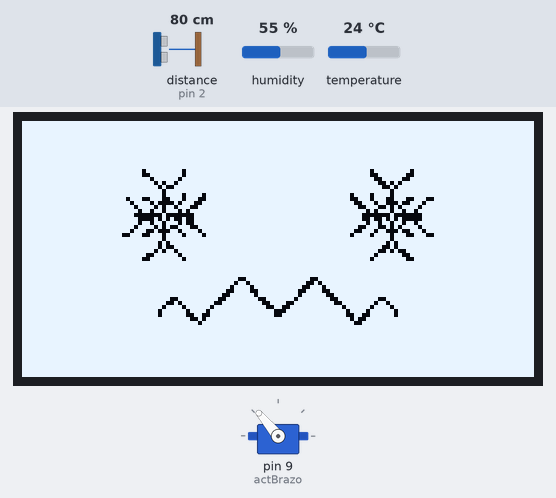
This sketch was run on a simulated Arduino Uno, built with avr-gcc and run on an emulated ATmega328P. Parts: 128×64 one-colour display, servo. Wiring (inferred from the names in the program): ultrasonic range finder: trigger pin 3; echo pin 2. The test bench sets the inputs (shaded band); at power-on: temperature 24 °C, distance to the obstacle (sensor on pin 2) 80 cm, humidity 55 %. The echo pulse lasts 58.3 µs per cm; what the sketch prints to the serial monitor is not drawn.

Above: at 1.2 s.
1.3 s: temperature set to 17 °C
At 7.0 s:
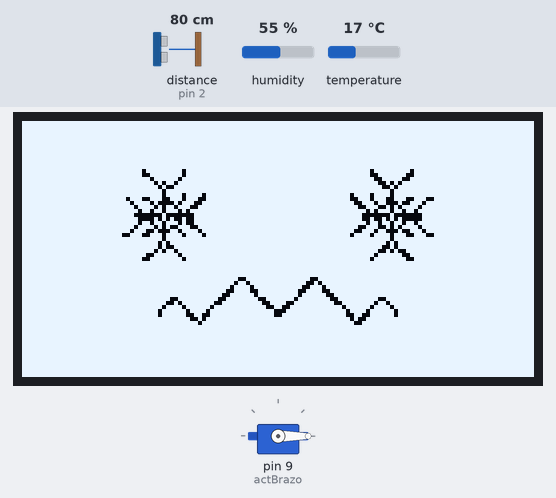
8.7 s: temperature set to 14 °C
At 14.7 s:
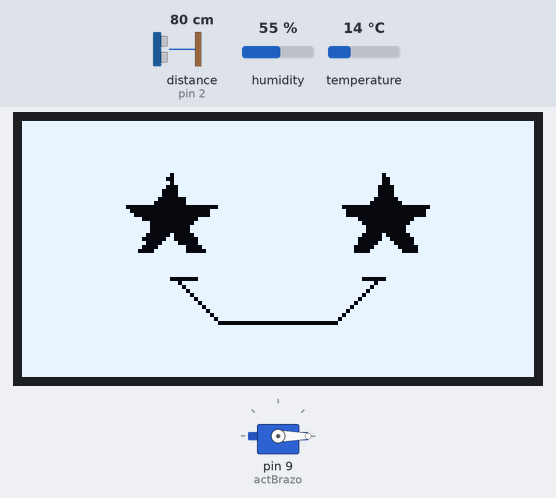
16.1 s: temperature set to 19 °C
At 18.5 s:
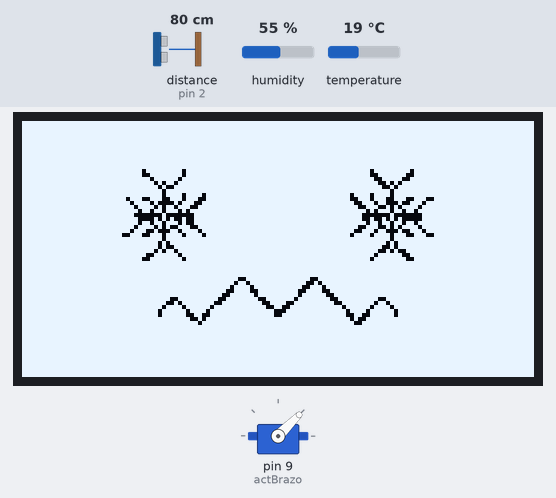
Timing chart, 0 to 29.5 s (numbered marks = the images above; inputs shaded):
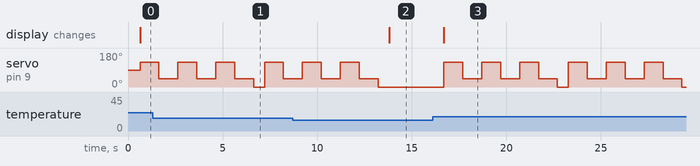

The sketch:

codigoRobotFriolento_0_4_7.ino
```cpp
#include "SensorTemp.h"
#include "SensorUltra.h"
#include "ActuadorServo.h"
#include "ActuadorPantalla.h"

// Crear una instancia de la clase SensorUltra
SensorUltra sensorUltra;
// Crear una instancia de la clase SensorTemp
SensorTemp sensorTemp;
// Crear una instancia de la clase ActuadorServo
ActuadorServo actuadorServo;
// Crear una instancia de la clase ActuadorPantalla (Se usa el constructor sin argumentos)
ActuadorPantalla actuadorPantalla;

void setup() {
  sensorUltra.configurar();
  sensorTemp.configurar();
  actuadorPantalla.configurar(); // Se llama a configurar()
  actuadorServo.configurar();
} // [cite: 9]

void loop() {
  sensorUltra.leerDistancia();
  sensorUltra.reconocerDistancia();
  sensorTemp.leerTemp();

  // Se llama a mostrarImagen con la temperatura actual de sensorTemp
  actuadorPantalla.mostrarImagen(sensorTemp.temperatura);

// cuando el dato dentro del sensor de tmeperatura
// llamado temperatura es mayor a 15
  if (sensorTemp.temperatura > 15) { // Se corrige la condición de 'if'
    // se realizara todo lo presente en
    // la instacia de moverBrazo
    actuadorServo.moverBrazo();
  } //
}
// Se elimina la llave de cierre adicional al final del archivo
```

ActuadorPantalla.h
```cpp
#ifndef ACTUADOR_PANTALLA_H
#define ACTUADOR_PANTALLA_H

#include <Arduino.h>
#include <Wire.h>
#include <SPI.h>
#include <Adafruit_GFX.h>
#include <Adafruit_SSD1306.h>

class ActuadorPantalla {
private:
    // Puntero para la instancia de la pantalla
    Adafruit_SSD1306* _display;
public:
    // Se corrige el constructor para que no genere un error de definición de clase en ActuadorPantalla.cpp
    ActuadorPantalla(); // Se añade un constructor por defecto
    void configurar();  // Se añade función configurar() para reemplazar iniciar()
    void mostrarImagen(int temperatura);
    void mostrarLogo1();
    void mostrarLogo2();
};

#endif // ACTUADOR_PANTALLA_H
```

ActuadorServo.cpp
```cpp
// biblioteca para funcionamiento del servo
// biblioteca para funcionamiento del servo
#include "ActuadorServo.h"
#include "SensorTemp.h"

// Se declara la instancia de SensorTemp como externa para poder acceder a ella.
extern SensorTemp sensorTemp;

ActuadorServo::ActuadorServo() {
}

void ActuadorServo::configurar() {
  // configurar en que pin conectar el servo
  actBrazo.attach(9);
}

// escribir el movimiento que queremos realizar
void ActuadorServo::moverBrazo() {

    // Se elimina la línea: servoTemp = (sensorTemp.temperatura > 15);
    // La lógica de movimiento ahora se gestiona desde el archivo principal (loop).

    // se repetira esto 3 veces
    for (cuantosSaludos = 0; cuantosSaludos < 3; cuantosSaludos++){
    // primero hacia la derecha
    actBrazo.write(saludoDer);
    delay(1000);
    // despues a la izquierda
    actBrazo.write(saludoIzq);
    delay(1000);
  }
  // vuelve a posicion inicial
  actBrazo.write(saludoNeu);
}
```

ActuadorServo.h
```cpp
#ifndef ACTUADOR_SERVO_H
#define ACTUADOR_SERVO_H

#include <Arduino.h>
#include <Servo.h>
#include "SensorTemp.h" // Se añade la inclusión de SensorTemp.h

//crear la clase ActuadorServo
class ActuadorServo {

public:


  ActuadorServo();
  // ponerle nombre al servomotor
  Servo actBrazo;
  // la variable servoTemp se trasladará a ActuadorServo.cpp
  // y se manejará con una variable local o de la clase SensorTemp.
  // establecer las 2 partes del
  // funcionamiento para el actuador
  void configurar();
  void moverBrazo();

  // escribir datos para el ángulo del servomotor
  // donde estos grados de movimiento
  // seran cambiados en todas sus instancias
  int saludoIzq = 45;
  int saludoDer = 130;
  int saludoNeu = 0;

  // int para medir cantidad de saludos
  int cuantosSaludos;
};
// destructores para no causar problemas en el codigo
#endif
```

SensorTemp.cpp
```cpp
// incluir .h
#include "SensorTemp.h"

// una clase que viene desde la libreria del sensor de temp
// donde se especifica que el pin de comunicacion es el 5
// se descarta el pin 2 porque el sensorUltra los ocupará
DHT11 dht11(5);

SensorTemp::SensorTemp() {
}

void SensorTemp::configurar() {
  //Abrir la comunicación serial
  Serial.begin(9600);
}

// Lo que se hace para leer la Temp.
// Según el código de ejemplo.
// https://github.com/dhrubasaha08/DHT11/blob/main/examples/ReadTemperature/ReadTemperature.ino#L18
void SensorTemp::leerTemp() {
  // El int de "temperatura" va a ser equivalente
  // a la temperatura leída por el sensor DHT11.
  // Se corrige la asignación a la variable de instancia:
  temperatura = dht11.readTemperature();

  // Cuando la temperatura no presente algún error.
  if (temperatura != DHT11::ERROR_CHECKSUM && temperatura != DHT11::ERROR_TIMEOUT) {
    // Se demostrará la temperatura actual en el monitor serial.
    Serial.print("Temperatura: ");
    Serial.print(temperatura);
    Serial.println(" °C");
    // Cada 2 segundos.
    //delay(2000);

    // Si es que esto no se cumple.
  } else {
    // Muestra el error en el monitor serial.
    Serial.println(DHT11::getErrorString(temperatura));
    // Opcional: Asignar un valor por defecto si hay error para no detener el código.
    // temperatura = 0;
  }
}
```

SensorTemp.h
```cpp
#ifndef SENSOR_TEMP_H
#define SENSOR_TEMP_H

#include <Arduino.h>

//Incluir biblioteca hecha por Dhruba Saha
//para el funcionamiento del sensor.
#include <DHT11.h>

class SensorTemp {


public:
  // Según el código de ejemplo
  // https://github.com/dhrubasaha08/DHT11/blob/main/examples/ReadTemperature/ReadTemperature.ino#L18
  // En la linea #14 y #15, se explica la creacion de una clase para la conección del sensor
  // A base de eso, con Seba interpretamos esta traducción
  // para que los archivos queden en un mismo lenguaje.

  SensorTemp();
  void configurar();
  void reconocerTemp();
  void leerTemp();


// Se declara que temperature es un "int".
  int temperatura;

};
#endif
```

SensorUltra.cpp
```cpp
// incluir .h
#include "SensorUltra.h"

SensorUltra::SensorUltra() {
}

void SensorUltra::configurar() {
  // Conectar las patitas.
  pinMode(trigPin, OUTPUT);
  pinMode(echoPin, INPUT);
  Serial.begin(9600);
}

void SensorUltra::reconocerDistancia() {
  // Configuración reconocimiento distancia
  digitalWrite(trigPin, HIGH);
  delayMicroseconds(10);
  digitalWrite(trigPin, LOW);

  // Medir duración del eco.
  duracion = pulseIn(echoPin, HIGH);

  // Calcular distancia en cm.
  distancia = duracion / 58;

  // Determinar si hay una persona (ejemplo: a menos de 30 cm)
  persona = (distancia < 30);
}

void SensorUltra::leerDistancia() {
  // Imprimir en el monitor serial la distancia detectada en cm.
 // if (persona) {
    Serial.println("la persona esta a: ");
    Serial.print(distancia);
    Serial.println(" cm");
  //} else {
    Serial.println("No hay persona.");
  //}
}
```

SensorUltra.h
```cpp
#ifndef SENSOR_ULTRA_H
#define SENSOR_ULTRA_H

#include <Arduino.h>

class SensorUltra {


public:
  int trigPin = 3;
  int echoPin = 2;
  int distancia = 0;
  int duracion = 500;

  bool persona = false;

  SensorUltra();
  void configurar();
  void reconocerDistancia();
  void leerDistancia();
};

#endif
```

Source omitted: orPantalla.cpp (data table, 14185 bytes)

Measured:
- the behaviour switches between 16 and 15 °C on temperature (found by bisection; images 1 and 2)
- after the input at 8.7 s, the display: changes after 5.1 s (image 2)
- after the input at 16.1 s, servo on pin 9 (actBrazo): 0° → 130° after 0.61 s, → 45° 1.0 s later, → 130° 1.0 s later, → 45° 1.0 s later, … (14 changes in this stretch); the display: changes after 0.61 s (image 3)
